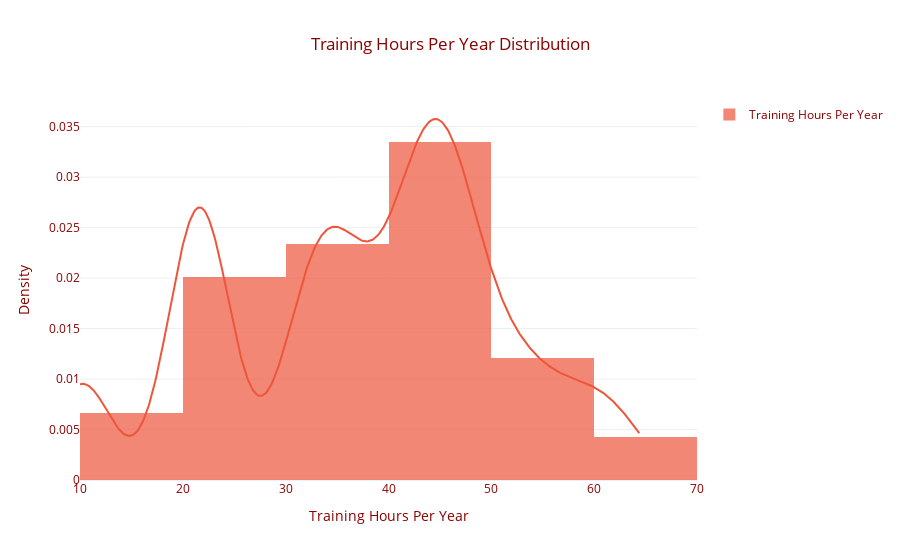

Notebook code cell kept with this figure:
### Markdown cell above
**How is the number of TrainingHoursPerYear distributed?**

### Code cell
# Create the histogram and KDE plot with a red color theme
hist_data = [df['TrainingHoursPerYear']]  # Training hours data from the DataFrame
group_labels = ['Training Hours Per Year']  # Label for the dataset

# Interactive histogram with KDE
fig = ff.create_distplot(hist_data, group_labels, bin_size=10, show_rug=False, colors=['#EF553B'])

# Update layout for better readability and interactivity
fig.update_layout(
    title='Training Hours Per Year Distribution',
    xaxis_title='Training Hours Per Year',
    yaxis_title='Density',
    template='plotly_white',
    title_x=0.5,  # Center title
    font=dict(color='darkred'),
    plot_bgcolor='rgba(0, 0, 0, 0)'  # Transparent background
)

# Display the interactive plot
fig.show()

### Figure 1 — Plotly figure (JSON) as saved in the notebook; plotly's stock layout.template omitted (floating-point values rounded to 4 significant figures; data arrays with more than 128 entries replaced by an {"elided": "..."} marker saying what was removed)
{"data": [{"autobinx": false, "histnorm": "probability density", "legendgroup": "Training Hours Per Year", "marker": {"color": "#EF553B"}, "name": "Training Hours Per Year", "opacity": 0.7, "type": "histogram", "x": {"elided": "2768 float values"}, "xaxis": "x", "xbins": {"end": 64.5, "size": 10, "start": 10}, "yaxis": "y"}, {"legendgroup": "Training Hours Per Year", "marker": {"color": "#EF553B"}, "mode": "lines", "name": "Training Hours Per Year", "showlegend": false, "type": "scatter", "x": {"elided": "500 float values"}, "xaxis": "x", "y": {"elided": "500 float values"}, "yaxis": "y"}], "layout": {"barmode": "overlay", "font": {"color": "darkred"}, "hovermode": "closest", "legend": {"traceorder": "reversed"}, "plot_bgcolor": "rgba(0, 0, 0, 0)", "title": {"text": "Training Hours Per Year Distribution", "x": 0.5}, "xaxis": {"anchor": "y2", "domain": [0, 1], "title": {"text": "Training Hours Per Year"}, "zeroline": false}, "yaxis": {"anchor": "free", "domain": [0, 1], "position": 0, "title": {"text": "Density"}}}}
